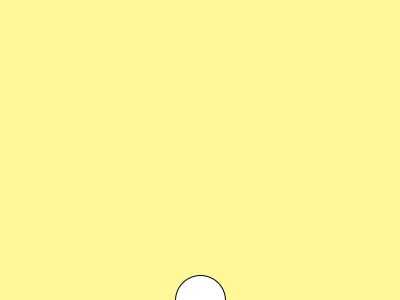
Frame 1 (no input)
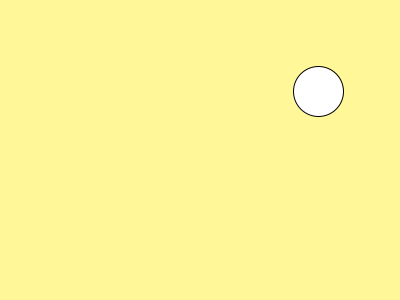
Frame 60 (the mouse pressed at the canvas centre just before this capture)
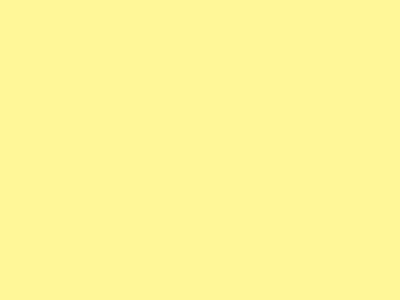
Frame 120 (the mouse held since frame 60 and released just before this capture)

The Processing sketch that drew these frames (run headless with seeded random() and noise(); from frame 60 on, the mouse is pressed at the canvas centre):

// Processing sketch: week08_fruit_fruitreset
// ── week08_fruit_fruitreset.pde
void setup()
{
  size(400,300);
}
float fruitX=200,fruitY=300;//水果位置位置
float fruitVX=2,fruitVY=-13;//加速度
boolean flying=true;//控制現在使否往上飛
void draw(){
  background(#FFF798);
  ellipse(fruitX,fruitY,50,50);//畫圓
  if(flying){
    fruitX+=fruitVX;
    fruitY+=fruitVY;
    fruitVY+=0.98/3;///重力往下
  }
}
void keyPressed(){
  flying=false;
  fruitReset();//按下後再發一顆水果
}
void fruitReset(){
  fruitX=random(100,300);//隨機100~300之間的位置生成。
  fruitY=300;///底部為起始點
  fruitVX=random(-2,2);//加速度在2~-2 切換往左or右飛
  fruitVY=-13;
  flying=true;//又在飛
}
